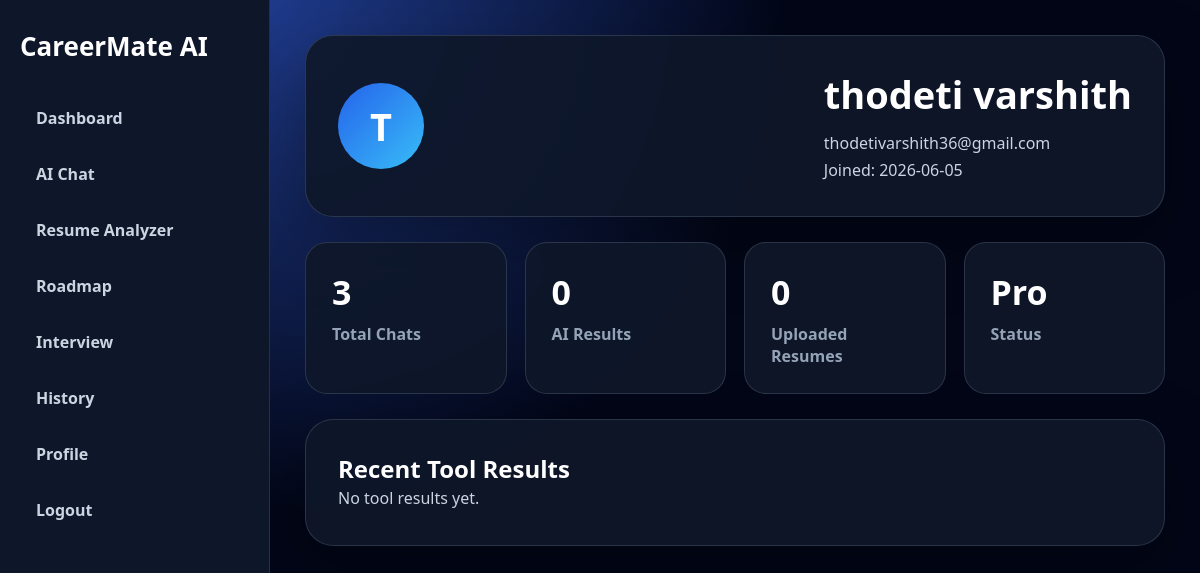
Screenshot of /profile (signed in) with the database file from the repository.
### tables this page shows
CREATE TABLE users (
            id INTEGER PRIMARY KEY AUTOINCREMENT,
            name TEXT NOT NULL,
            email TEXT UNIQUE NOT NULL,
            password TEXT NOT NULL,
            created_at TIMESTAMP DEFAULT CURRENT_TIMESTAMP
        );

### app.py (the view)
@app.route("/profile")
def profile():
    if not login_required():
        return redirect(url_for("login"))
    user, chat_count, tool_count, resume_count = get_user_profile(session["user_id"])
    uploaded_resumes = get_user_uploaded_resumes(session["user_id"])
    tool_results = get_user_tool_results(session["user_id"])[:10]
    return render_template(
        "profile.html",
        user=user,
        chat_count=chat_count,
        tool_count=tool_count,
        resume_count=resume_count,
        uploaded_resumes=uploaded_resumes,
        tool_results=tool_results,
        is_admin=is_admin()
    )

### app.py (called while the page is built)
def login_required():
    return "user_id" in session

def is_admin():
    return session.get("user_email") == ADMIN_EMAIL

### database.py (called while the page is built)
def get_connection():
    return sqlite3.connect(DB_NAME)

def get_user_profile(user_id):
    conn = get_connection()
    cursor = conn.cursor()
    cursor.execute("""
        SELECT id, name, email, created_at
        FROM users
        WHERE id = ?
    """, (user_id,))
    user = cursor.fetchone()
    cursor.execute("SELECT COUNT(*) FROM chat_history WHERE user_id = ?", (user_id,))
    chat_count = cursor.fetchone()[0]
    cursor.execute("SELECT COUNT(*) FROM tool_results WHERE user_id = ?", (user_id,))
    tool_count = cursor.fetchone()[0]
    cursor.execute("SELECT COUNT(*) FROM uploaded_resumes WHERE user_id = ?", (user_id,))
    resume_count = cursor.fetchone()[0]
    conn.close()
    return user, chat_count, tool_count, resume_count

def get_user_tool_results(user_id, tool_type=None):
    conn = get_connection()
    cursor = conn.cursor()
    if tool_type:
        cursor.execute("""
            SELECT id, tool_type, input_text, result_text, score, created_at
            FROM tool_results
            WHERE user_id = ? AND tool_type = ?
            ORDER BY id DESC
        """, (user_id, tool_type))
    else:
        cursor.execute("""
            SELECT id, tool_type, input_text, result_text, score, created_at
            FROM tool_results
            WHERE user_id = ?
            ORDER BY id DESC
        """, (user_id,))
    results = cursor.fetchall()
    conn.close()
    return results

def get_user_uploaded_resumes(user_id):
    conn = get_connection()
    cursor = conn.cursor()
    cursor.execute("""
        SELECT id, original_filename, saved_filename, file_path, created_at
        FROM uploaded_resumes
        WHERE user_id = ?
        ORDER BY id DESC
    """, (user_id,))
    resumes = cursor.fetchall()
    conn.close()
    return resumes

### templates/profile.html (shortened to what this page needs)
<!DOCTYPE html>
<html lang="en">
<head>
    <link rel="stylesheet" href="{{ url_for('static', filename='style.css') }}">
</head>
<body>
<div class="app-layout">
    <aside class="sidebar">
        <h2>CareerMate AI</h2>
        <a href="{{ url_for('dashboard') }}">Dashboard</a>
        <a href="{{ url_for('chat') }}">AI Chat</a>
        <a href="{{ url_for('resume_analyzer') }}">Resume Analyzer</a>
        <a href="{{ url_for('roadmap') }}">Roadmap</a>
        <a href="{{ url_for('interview') }}">Interview</a>
        <a href="{{ url_for('history') }}">History</a>
        <a href="{{ url_for('profile') }}">Profile</a>
        <a href="{{ url_for('logout') }}">Logout</a>
    </aside>
    <main class="main-content">
        <section class="hero-card">
            <div class="profile-avatar">{{ user[1][0].upper() }}</div>
            <div>
                <h1>{{ user[1] }}</h1>
                <p>{{ user[2] }}</p>
                <p class="muted">Joined: {{ user[3][:10] }}</p>
            </div>
        </section>
        <section class="stats-grid">
            <div class="stat-card"><h2>{{ chat_count }}</h2><p>Total Chats</p></div>
            <div class="stat-card"><h2>{{ tool_count }}</h2><p>AI Results</p></div>
            <div class="stat-card"><h2>{{ resume_count }}</h2><p>Uploaded Resumes</p></div>
            <div class="stat-card"><h2>Pro</h2><p>Status</p></div>
        </section>
        <section class="panel">
            <h2>Recent Tool Results</h2>
            {% if tool_results %}
                {% for item in tool_results %}
                <div class="mini-item">
                    <p><strong>{{ item[1].title() }}</strong> - {{ item[5] }}</p>
                    <a class="small-btn" href="{{ url_for('download_result', result_id=item[0]) }}">Download</a>
                </div>
                {% endfor %}
            {% else %}
                <p class="muted">No tool results yet.</p>
            {% endif %}
        </section>
    </main>
</div>
</body>
</html>

### static/style.css (style rules this page uses)
* { margin: 0; padding: 0; box-sizing: border-box; }
body { min-height: 100vh; background: #020617; color: white; font-family: "Segoe UI", Arial, sans-serif; }
.app-layout { display: flex; min-height: 100vh; }
.sidebar { width: 270px; background: rgba(15, 23, 42, 0.98); border-right: 1px solid rgba(148, 163, 184, 0.18); padding: 28px 20px; position: fixed; left: 0; top: 0; bottom: 0; }
.sidebar h2 { font-size: 26px; margin-bottom: 30px; color: white; }
.sidebar a { display: block; color: #cbd5e1; text-decoration: none; padding: 13px 16px; border-radius: 14px; margin-bottom: 8px; font-weight: 700; }
.main-content { margin-left: 270px; width: calc(100% - 270px); min-height: 100vh; padding: 35px; background: radial-gradient(circle at top left, #1e3a8a, #020617 42%, #020617); }
.hero-card, .panel, .chat-shell { background: rgba(15, 23, 42, 0.92); border: 1px solid rgba(148, 163, 184, 0.22); border-radius: 28px; padding: 32px; margin-bottom: 25px; box-shadow: 0 25px 70px rgba(0, 0, 0, 0.32); }
.hero-card { display: flex; justify-content: space-between; align-items: center; gap: 25px; }
.hero-card h1, .panel h1 { font-size: 38px; margin-bottom: 10px; }
.hero-card p, .panel p, .muted { color: #cbd5e1; line-height: 1.7; }
.stats-grid { display: grid; grid-template-columns: repeat(4, 1fr); gap: 18px; margin-bottom: 25px; }
.stat-card { background: rgba(15, 23, 42, 0.92); border: 1px solid rgba(148, 163, 184, 0.22); border-radius: 22px; padding: 26px; }
.stat-card h2 { font-size: 34px; margin-bottom: 8px; }
.stat-card p { color: #94a3b8; font-weight: 700; }
.profile-avatar { width: 86px; height: 86px; border-radius: 50%; background: linear-gradient(135deg, #2563eb, #38bdf8); display: flex; align-items: center; justify-content: center; font-size: 38px; font-weight: 900; }

### rows the page displays
users: name "T", name "thodeti varshith", email "thodetivarshith36@gmail.com", created_at "2026-06-05"

### other values shown
{{ chat_count }} "3"
{{ tool_count }} "0"
{{ resume_count }} "0"
